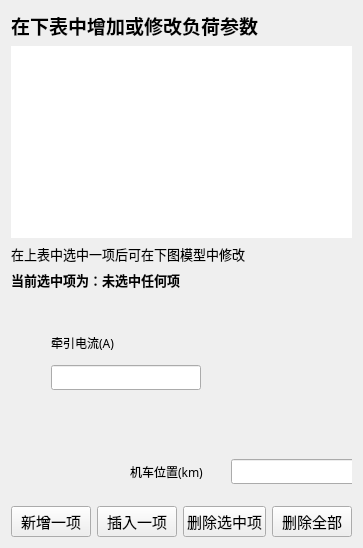
       <widget class="QWidget" name="tab_2">
        <property name="font">
         <font>
          <family>微软雅黑</family>
         </font>
        </property>
        <attribute name="title">
         <string> 负荷参数 </string>
        </attribute>
        <layout class="QVBoxLayout" name="verticalLayout_3">
         <item>
          <widget class="QLabel" name="label_2">
           <property name="font">
            <font>
             <family>微软雅黑</family>
             <pointsize>14</pointsize>
             <weight>75</weight>
             <bold>true</bold>
            </font>
           </property>
           <property name="text">
            <string>在下表中增加或修改负荷参数</string>
           </property>
          </widget>
         </item>
         <item>
          <widget class="QTableView" name="trainTable">
           <property name="font">
            <font>
             <family>微软雅黑</family>
            </font>
           </property>
           <property name="frameShape">
            <enum>QFrame::NoFrame</enum>
           </property>
           <property name="frameShadow">
            <enum>QFrame::Plain</enum>
           </property>
           <property name="lineWidth">
            <number>0</number>
           </property>
          </widget>
         </item>
         <item>
          <widget class="QLabel" name="label_32">
           <property name="font">
            <font>
             <family>微软雅黑</family>
             <pointsize>10</pointsize>
            </font>
           </property>
           <property name="text">
            <string>在上表中选中一项后可在下图模型中修改</string>
           </property>
          </widget>
         </item>
         <item>
          <widget class="QLabel" name="label4T">
           <property name="font">
            <font>
             <family>微软雅黑</family>
             <pointsize>10</pointsize>
             <weight>75</weight>
             <bold>true</bold>
            </font>
           </property>
           <property name="text">
            <string>当前选中项为：未选中任何项</string>
           </property>
          </widget>
         </item>
         <item>
          <widget class="QWidget" name="widget1" native="true">
           <property name="minimumSize">
            <size>
             <width>0</width>
             <height>204</height>
            </size>
           </property>
           <property name="maximumSize">
            <size>
             <width>16777215</width>
             <height>204</height>
            </size>
           </property>
           <property name="styleSheet">
            <string notr="true">QWidget#widget1{
background-image: url(:/images/icos/train_462x204.png);
}</string>
           </property>
           <widget class="QWidget" name="layoutWidget">
            <property name="geometry">
             <rect>
              <x>40</x>
              <y>30</y>
              <width>156</width>
              <height>64</height>
             </rect>
            </property>
            <layout class="QVBoxLayout" name="verticalLayout_19">
             <item>
              <widget class="QLabel" name="label_30">
               <property name="text">
                <string>牵引电流(A)</string>
               </property>
               <property name="buddy">
                <cstring>tCur</cstring>
               </property>
              </widget>
             </item>
             <item>
              <widget class="QLineEdit" name="tCur">
               <property name="minimumSize">
                <size>
                 <width>150</width>
                 <height>0</height>
                </size>
               </property>
               <property name="maximumSize">
                <size>
                 <width>150</width>
                 <height>16777215</height>
                </size>
               </property>
              </widget>
             </item>
            </layout>
           </widget>
           <widget class="QWidget" name="layoutWidget">
            <property name="geometry">
             <rect>
              <x>119</x>
              <y>157</y>
              <width>251</width>
              <height>38</height>
             </rect>
            </property>
            <layout class="QHBoxLayout" name="horizontalLayout_13">
             <item>
              <widget class="QLabel" name="label_31">
               <property name="text">
                <string>机车位置(km)</string>
               </property>
               <property name="buddy">
                <cstring>tPos</cstring>
               </property>
              </widget>
             </item>
             <item>
              <widget class="QLineEdit" name="tPos">
               <property name="minimumSize">
                <size>
                 <width>150</width>
                 <height>0</height>
                </size>
               </property>
               <property name="maximumSize">
                <size>
                 <width>150</width>
                 <height>16777215</height>
                </size>
               </property>
              </widget>
             </item>
            </layout>
           </widget>
          </widget>
         </item>
         <item>
          <layout class="QHBoxLayout" name="horizontalLayout_2">
           <item>
            <widget class="QPushButton" name="newTrainRow">
             <property name="font">
              <font>
               <family>微软雅黑</family>
               <pointsize>11</pointsize>
              </font>
             </property>
             <property name="toolTip">
              <string>在底部新增一行</string>
             </property>
             <property name="text">
              <string>新增一项</string>
             </property>
            </widget>
           </item>
           <item>
            <widget class="QPushButton" name="insertTrainRow">
             <property name="font">
              <font>
               <family>微软雅黑</family>
               <pointsize>11</pointsize>
              </font>
             </property>
             <property name="toolTip">
              <string>在选中行前插入一行</string>
             </property>
             <property name="text">
              <string>插入一项</string>
             </property>
            </widget>
           </item>
           <item>
            <widget class="QPushButton" name="delTrainRow">
             <property name="font">
              <font>
               <family>微软雅黑</family>
               <pointsize>11</pointsize>
              </font>
             </property>
             <property name="styleSheet">
              <string notr="true">QPushButton:hover{
color:orange;
border-color:orange;
}</string>
             </property>
             <property name="text">
              <string>删除选中项</string>
             </property>
            </widget>
           </item>
           <item>
            <widget class="QPushButton" name="delAllTrainRow">
             <property name="font">
              <font>
               <family>微软雅黑</family>
               <pointsize>11</pointsize>
              </font>
             </property>
             <property name="styleSheet">
              <string notr="true">QPushButton:hover{
color:red;
border-color:red;
}</string>
             </property>
             <property name="text">
              <string>删除全部</string>
             </property>
            </widget>
           </item>
          </layout>
         </item>
        </layout>
       </widget>
